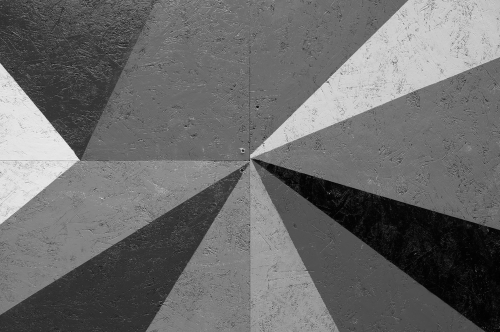
#> input picture cv2_edges_contours/edges.PNG, 500 x 332 px, shrunk from 1493 x 991 before the run
$ python task_lines.py
#> lines starting #> are read from the running program, lines starting #| are printed output that depends on the picture; after the words box and inside, x2 and y2 are one past the last pixel; in counts of white or black regions, pixels touching at a corner belong together
# Найти границы и разметку
import cv2

def show_dict(dict):
    for k,v in dict.items():
        cv2.imshow(k,v)
        cv2.waitKey()

path_clear = "edges.PNG"
path_arrows='arrows.jpg'

img_clear = cv2.imread(path_clear, cv2.IMREAD_REDUCED_GRAYSCALE_2)
#> img_clear is the input picture: shape (332, 500); min 1, max 236, mean 107.3
img_clear_blur = cv2.GaussianBlur(img_clear, (13, 13), 0)
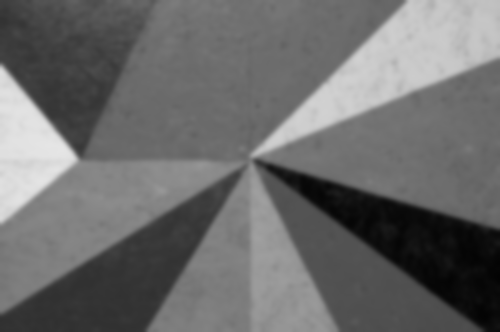
#> img_clear_blur: shape (332, 500); min 3, max 229, mean 107.3
canny_clear_blur = cv2.Canny(img_clear_blur, threshold1=20, threshold2=60, apertureSize=3)
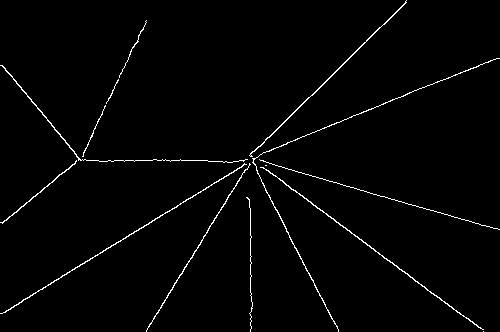
#> canny_clear_blur: shape (332, 500); 1.7% white in thin lines or dots
clear = {'original': img_clear, 'GaussianBlur': img_clear_blur, 'Canny': canny_clear_blur}

img_arrows=cv2.imread(path_arrows, cv2.IMREAD_REDUCED_GRAYSCALE_2)
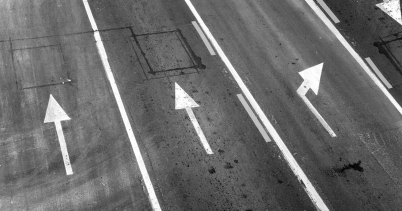
#> input picture cv2_edges_contours/arrows.jpg, 402 x 211 px, shrunk from 1200 x 628 before the run
#> img_arrows is the input picture: shape (211, 402); min 4, max 255, mean 107.3
img_arrows_blur = cv2.GaussianBlur(img_arrows, (13, 13), 0)
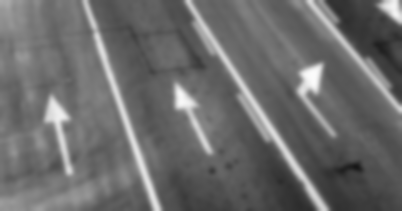
#> img_arrows_blur: shape (211, 402); min 23, max 251, mean 107.3
canny_arrows_blur = cv2.Canny(img_arrows_blur, threshold1=50, threshold2=100, apertureSize=3)
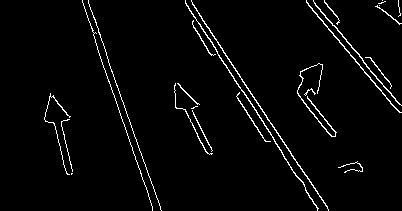
#> canny_arrows_blur: shape (211, 402); 3% white in thin lines or dots, all inside (x1, y1, x2, y2) = (44, 0, 402, 211)
arrows={'original':img_arrows,'GaussianBlur':img_arrows_blur,'Canny':canny_arrows_blur}

show_dict(clear)
#> the loop in show_dict, `for k,v in dict.items():` made 3 passes
#> k on passes 1 to 3: 'original', 'GaussianBlur', 'Canny'
show_dict(arrows)
#> the loop in show_dict (call 2), `for k,v in dict.items():` made 3 passes

# [7 lines of commented-out code are left out]
